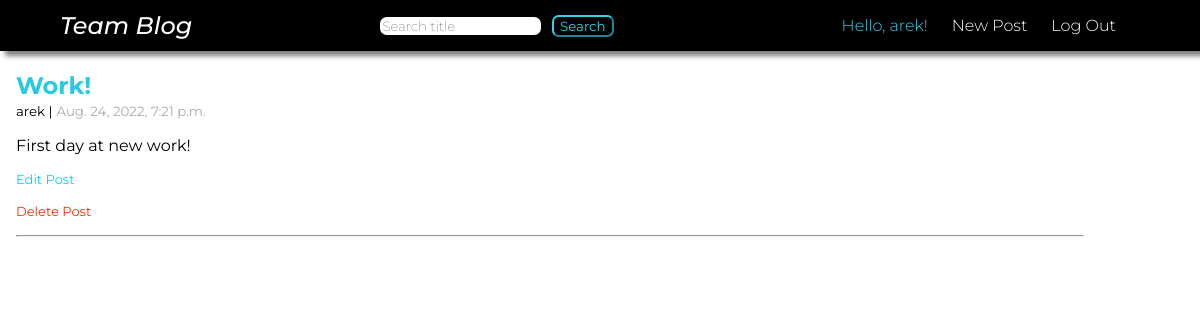
/page/3 (signed in), run on the app's committed database.
### pages/models.py (models this page shows, shortened)
class Page(models.Model):
    title = models.CharField(max_length=155)
    author = models.ForeignKey("auth.User", on_delete=models.CASCADE)
    body = models.TextField(max_length=255, blank=True)
    created = models.DateTimeField(auto_now_add=True)

### pages/views.py (the view)
# urls.py: path("page/<int:pk>", PageDetailView.as_view(), name="pages_detail"),
class PageDetailView(DetailView):
    model = Page
    template_name = "pages_detail.html"

### templates/pages_detail.html
{% extends 'base.html' %}
{% load static %}
{% block content %}
<div class="page-list">
    <h2><a href="{% url 'pages_detail' page.pk %}">{{ page.title }}</a></h2>
    <small>{{ page.author }} |</small>
    <small class="time">{{ page.created }}</small>
    <p>{{ page.body }}</p>
    {%if user.id == page.author.id %}
    <div class="edit-delete">
        <p><a class="edit" href="{% url 'update_post' page.pk %}">Edit Post</a></p>
        <p><a class="delete" href="{% url 'delete_post' page.pk %}">Delete Post</a></p>
    </div>
    {% endif %}
    <hr class="post-separator">
</div>
{% endblock content %}

### templates/base.html (shortened to what this page needs)
{% load static %}
<!DOCTYPE html>
<html lang="en">
<head>
    <link rel="stylesheet" href="{% static 'css/base.css' %}">
</head>
<body>
    <div class="head">
        <header>
            <a class="logo" href="{% url 'home' %}">Team Blog</a>
            <form action="{% url 'search_title' %}" method=POST>
                <input class="nav-search" type='search' placeholder="Search title" autocomplete="off", name="searched">
                <button class="btn-search" type="submit">Search</button>
            </form>
            <nav>
                <ul>
                    {% if user.is_authenticated %}
                        <li>Hello, {{ user.username }}!</li>
                        <li><a href="{% url 'create_post' %}">New Post</a></li>
                        <li><a href="{% url 'logout' %}">Log Out</a></li>
                    {% else %}
                        <li><a href="{% url 'login' %}">Login</a></li>
                        <li><a href="{% url 'signup' %}">Sign Up</a></li>
                     {% endif %}
                 </ul>
             </nav>
        </header>
    </div>
    {% block content %}
    {% endblock content %}
</body>
</html>

### static/css/base.css (style rules this page uses)
body { margin: 0; }
a { text-decoration: none; }
header { display: flex; justify-content: space-between; box-shadow: 5px 5px 5px rgba(0, 0, 0, 0.5); }
h2 { font-family: "Montserrat", sans-serif; font-weight: 500; font-weight: bold; margin-bottom: .1em; }
h2 a { color: rgb(39, 201, 230); text-decoration: double; }
hr { width: 90%; margin-left: 0; margin-right: 0; }
form p, p { font-family: "Montserrat", sans-serif; font-weight: 400; }
p a { font-size: small; display: inline-block; }
.page-list { margin-left: 1em; }
.head { background-color: black; margin: 0; width: 100% }
ul { list-style: none; display: flex; font-family: "Montserrat", sans-serif; font-weight: 300; }
li { color: rgb(53, 210, 237); padding-right: 1.5em; }
li a { color: rgb(255, 255, 255); }
.logo { font-family: "Montserrat", sans-serif; font-weight: 500; font-style: italic; font-size: 1.5rem; text-decoration: none; color: white; }
header { display: flex; justify-content: space-between; align-items: center; padding: 0 5%; }
.edit-delete { width: 100px; }
.edit, .delete { display: grid; }
.delete { color: rgb(250, 45, 4); }
.edit { color: rgb(4, 209, 250); }
.nav-search { border-radius: 0.5em; border-style: none; font-family: "Montserrat", sans-serif; font-weight: 200; }
.btn-search { margin-left: .5em; border-radius: 0.5em; border-color: rgb(53, 210, 237); background-color: black; color: rgb(53, 210, 237); font-family: "Montserrat", sans-serif; cursor: pointer; transition: color .2s, background-color .2s; }
.time { color: rgb(171, 171, 171); }
small { font-family: "Montserrat", sans-serif; }

### data on the page
Page: title "Work!", author "arek", created "Aug. 24, 2022, 7:21 p.m.", body "First day at new work!"

### other printed values
{{ user.username }} "arek"
